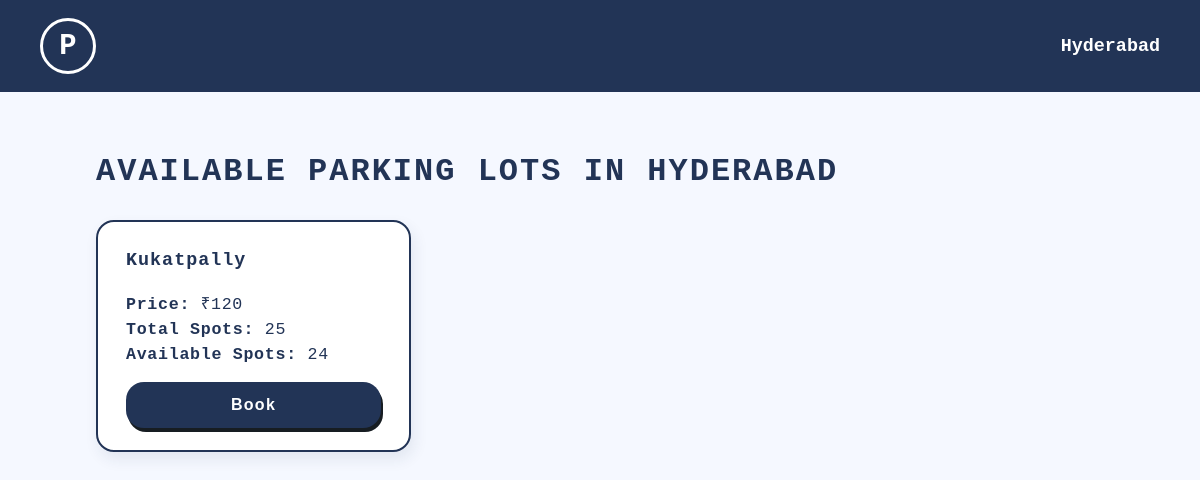
The page /user/book/location/Hyderabad (signed in) on the database its author committed.
### backend/models.py (models this page shows)
class ParkingLot(db.Model):
    __tablename__ = "ParkingLot"
    id = db.Column(db.Integer, primary_key = True, autoincrement = True)
    location = db.Column(db.String, nullable = False)
    address = db.Column(db.String, nullable = False)
    price = db.Column(db.Integer, nullable = False)
    no_of_spots = db.Column(db.Integer, nullable = False)

### backend/routes.py (the view)
@routes_bp.route('/user/book/location/<location>')
@login_required
def spot_booking_location(location):
    lots = ParkingLot.query.filter_by(location=location).all()
    for lot in lots:
        lot.spots_available = ParkingSpot.query.filter_by(lot_id=lot.id, status="Available").count()
    vehicles = Vehicle.query.filter_by(user_id=current_user.id).all()
    return render_template(
        'user/spot_booking_location.html',
        location=location,
        parking_lots=lots,
        vehicles=vehicles,
    )

### app.py (called while the page is built)
def create_app():
    app = Flask(__name__)
    app.config["SQLALCHEMY_DATABASE_URI"] = "sqlite:///vehicle_db.sqlite3"
    app.config["SQLALCHEMY_TRACK_MODIFICATIONS"] = False
    app.config["SECRET_KEY"] = "myspoton"
    db.init_app(app)
    login_manager = LoginManager()
    login_manager.init_app(app)
    @login_manager.user_loader
    def load_user(user_id):
        return Admin.query.filter_by(email=user_id).first() or User.query.filter_by(email=user_id).first()
    with app.app_context():
        db.create_all()
        from backend.create_initial_db import init_db
        init_db(app)
        from backend.routes import routes_bp
        app.register_blueprint(routes_bp)
    return app

### templates/user/spot_booking_location.html (shortened to what this page needs)
<!DOCTYPE html>
<html lang="en">
<head>
</head>
<body>
  <div class="navbar">
    <div class="logo-circle" style="cursor: default;">P</div>
    <div style="font-size:1.15rem;font-weight:bold;">{{ location }}</div>
  </div>
  <div class="main">
    <h1>Available Parking Lots in {{ location }}</h1>
    <div class="cards-container">
      {% for lot in parking_lots %}
        <div class="card">
          <div class="card-title">{{ lot.address }}</div>
          <div class="card-info"><strong>Price:</strong> ₹{{ lot.price }}</div>
          <div class="card-info"><strong>Total Spots:</strong> {{ lot.no_of_spots }}</div>
          <div class="card-info"><strong>Available Spots:</strong> {{ lot.spots_available }}</div>
          <button class="book-btn" onclick="openBookingModal('{{ lot.id }}', '{{ lot.address|e }}', '{{ lot.price }}')">Book</button>
        </div>
      {% else %}
        <div class="no-lots-msg">No parking lots available in this location.</div>
      {% endfor %}
    </div>
  </div>
</body>
</html>

### templates/user/spot_booking_location.html (style rules this page uses)
body { background: #f5f8ff; color: #223456; font-family: 'Courier New', Courier, monospace; margin: 0; padding: 0; min-height: 100vh; }
.navbar { width: 100%; background: #223456; color: #fff; display: flex; align-items: center; justify-content: space-between; padding: 18px 40px; box-sizing: border-box; }
.logo-circle { width: 50px; height: 50px; border-radius: 50%; border: 3px solid #fff; color: #fff; display: flex; align-items: center; justify-content: center; font-size: 1.8rem; font-weight: bold; background: transparent; cursor: default; }
.main { padding: 40px 8vw 0 8vw; max-width: 1300px; margin: auto; }
h1 { font-size: 2rem; font-weight: bold; letter-spacing: 2px; text-transform: uppercase; margin-bottom: 30px; text-align: left; }
.cards-container { display: flex; flex-wrap: wrap; gap: 32px; justify-content: flex-start; margin-bottom: 60px; }
.card { background: #fff; border-radius: 18px; border: 2.5px solid #223456; box-shadow: 3px 7px 15px rgba(34,52,86,0.09); padding: 28px 28px 22px 28px; width: 315px; min-width: 240px; box-sizing: border-box; display: flex; flex-direction: column; align-items: flex-start; justify-content: flex-start; position: relative; transition: box-shadow 0.18s, transform 0.13s; }
.card-title { font-size: 1.15rem; font-weight: bold; margin-bottom: 14px; letter-spacing: 1px; color: #223456; }
.card-info { font-size: 1.04rem; margin: 6px 0 0 0; color: #223456; letter-spacing: 0.7px; }
.book-btn { margin-top: 18px; background: #223456; color: #fff; padding: 14px 32px; border: none; border-radius: 18px; font-weight: bold; font-size: 1rem; letter-spacing: 1.3px; box-shadow: 2px 4px 0 #171d22; cursor: pointer; transition: background 0.17s; align-self: stretch; }

### rows shown on the page
ParkingLot: location "Hyderabad", location "HYDERABAD", address "Kukatpally", price "120", no_of_spots "25", spots_available "24"
